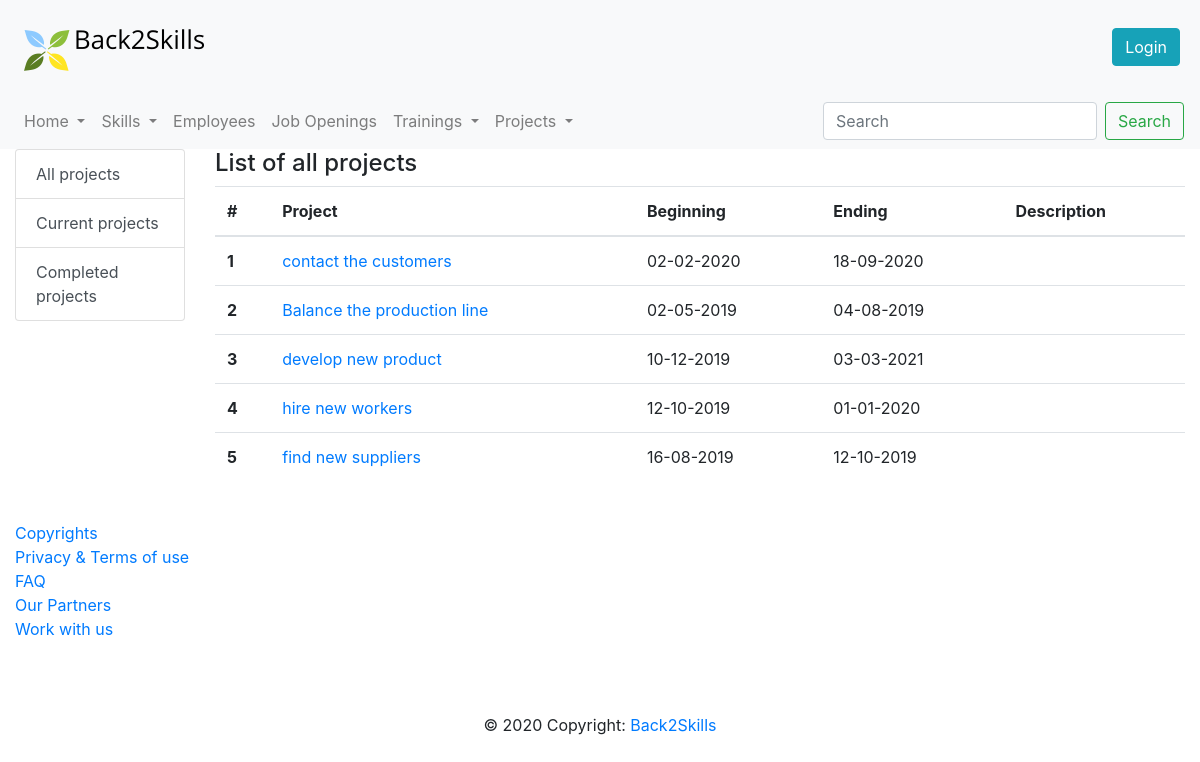
Page /projects/all on the earlier database version.
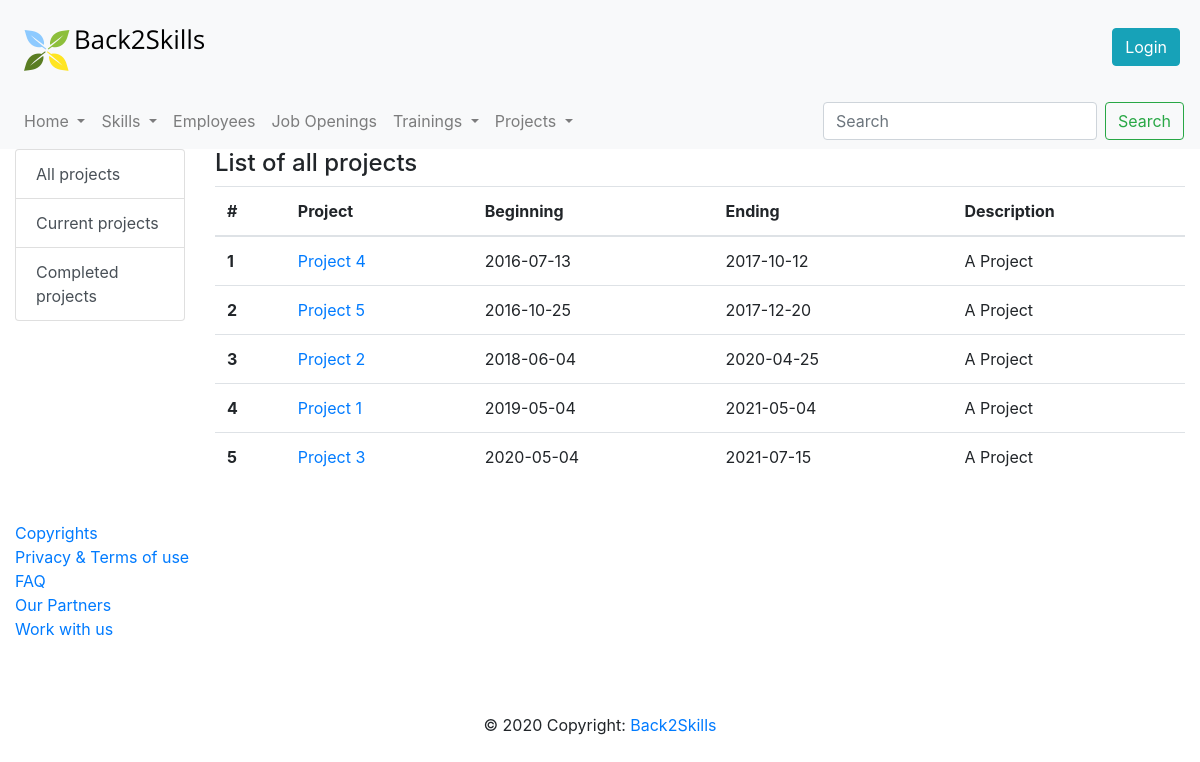
Same page on the later database version.
### database.py (models this page shows)
class Project(db.Model):
    __tablename__ = 'project'
    id = db.Column(db.Integer, primary_key=True)
    name = db.Column(db.String)
    description = db.Column(db.String)
    starting_date = db.Column(db.String)
    ending_date = db.Column(db.String)
    role_in_project = db.relationship("Role_in_project", secondary="project_role")
    supervisor = db.Column(db.Integer, db.ForeignKey('employee.id'))

### app.py (the view)
@app.route('/projects/<period>')
def projects(period):
    if period == "past":
        projects_list = get_past_projects()
    elif period == "current":
        projects_list = get_current_projects()
    else:
        projects_list = get_projects()
    projects_list.sort(key=lambda x: x.starting_date)
    return render_template('projects.html', projects=projects_list, period=period)

### database.py (called while the page is built)
def get_projects():
    projects=Project.query.all()
    projects.sort(key=lambda x: x.name)
    return projects

### templates/projects.html (shortened to what this page needs)
{% extends "layout.html" %}
 {% block pageContent %}
        <div class="row">
        <div class="col-md-2">
          <div class="content-section">
              <div class="list-group">
                  <a href="/projects/all" class="list-group-item list-group-item-action">All projects</a>
                  <a href="/projects/current" class="list-group-item list-group-item-action">Current projects</a>
                  <a href="/projects/past" class="list-group-item list-group-item-action">Completed projects</a>
              </div>
          </div>
        </div>
          <div class="col-md-10">
              {% block sectionContent %}
                  <h4>List of {{ period }} projects</h4>
                  <div class="table-responsive">
                      <table class="table table-hover">
                          <thead>
                            <tr>
                              <th scope="col">#</th>
                              <th scope="col">Project</th>
                              <th scope="col">Beginning</th>
                              <th scope="col">Ending</th>
                              <th scope="col">Description</th>
                            </tr>
                          </thead>
                          <tbody>
                            {% for project in projects %}
                                <tr>
                                  <th scope="row">{{loop.index}}</th>
                                  <td><a href="/project/{{ project.id }}"> {{ project.name }} </a></td>
                                  <td>{{ project.starting_date }}</td>
                                  <td>{{ project.ending_date }}</td>
                                  <td>{{ project.description }}</td>
                                </tr>
                            {% endfor %}
                          </tbody>
                      </table>
                  </div>
              {% endblock %}
          </div>
      </div>
 {% endblock %}

### templates/layout.html (shortened to what this page needs)
<!DOCTYPE html>
<html lang="en">
<head>
    <link rel="stylesheet" href="{{ url_for('static',filename='css/bootstrap.css') }}" >
    <link rel="stylesheet" href="{{ url_for('static',filename='css/bootstrap-override.css') }}" >
</head>
<body>
    <header>
        <nav class="navbar navbar-expand-lg navbar-light bg-light" id="loginNavbar">
            <a class="navbar-brand" href="/home"><img src="/static/images/Logosmall.png" alt=""></a>
                {% if session.get('id') %}
                    <button class="btn btn-danger ml-auto">Logout</button>
                    <a href="/user" class="btn btn-info ml-auto mr-1" role="button">My Profile</a>
                {% else %}
                    <a href="/login" class="btn btn-info ml-auto mr-1" role="button">Login</a>
                {% endif %}
        </nav>
        <nav class="navbar navbar-expand-lg navbar-light bg-light" id="menuNavbar">
          <div class="collapse navbar-collapse" id="navbarSupportedContent">
              <ul class="navbar-nav mr-auto">
                  <li class="nav-item dropdown">
                    <a class="nav-link dropdown-toggle" href="#" id="homepageDropdown" role="button" data-toggle="dropdown" aria-haspopup="true" aria-expanded="false">
                      Home
                    </a>
                  </li>
                  <li class="nav-item dropdown">
                    <a class="nav-link dropdown-toggle" href="/skills" id="skillsDropdown" role="button" data-toggle="dropdown" aria-haspopup="true" aria-expanded="false">
                      Skills
                    </a>
                  </li>
                  <li class="nav-item">
                    <a class="nav-link" href="/employees" id="employeesButton" role="button" aria-haspopup="true" aria-expanded="false">
                      Employees
                    </a>
                  </li>
                  <li class="nav-item">
                    <a class="nav-link" href="/jobs" id="jobsButton" role="button" aria-haspopup="true" aria-expanded="false">
                      Job Openings
                    </a>
                  </li>
                  <li class="nav-item dropdown">
                    <a class="nav-link dropdown-toggle" href="#" id="trainingsDropdown" role="button" data-toggle="dropdown" aria-haspopup="true" aria-expanded="false">
                      Trainings
                    </a>
                  </li>
                    <li class="nav-item dropdown">
                        <a class="nav-link dropdown-toggle" href="#" id="projectsDropdown" role="button" data-toggle="dropdown" aria-haspopup="true" aria-expanded="false">
                          Projects
                        </a>
                    </li>
            </ul>
            <form class="form-inline my-2 my-lg-0">
              <input class="form-control mr-sm-2" type="search" placeholder="Search" aria-label="Search">
              <button class="btn btn-outline-success my-2 my-sm-0" type="submit">Search</button>
            </form>
          </div>
        </nav>
    </header>
    <main role="main" id="main-container">
        {% block pageContent %}
        {% endblock %}
    </main>
</body>
<footer class="page-footer font-small blue pt-4">
  <div class="container-fluid text-center text-md-left">
    <div class="row">
      <div class="col-md-3 mb-md-0 mb-3">
        <ul class="list-unstyled">
          <li>
            <a href="#!">Copyrights</a>
          </li>
          <li>
            <a href="#!">Privacy & Terms of use</a>
          </li>
          <li>
            <a href="#!">FAQ</a>
          </li>
          <li>
            <a href="#!">Our Partners</a>
          </li>
          <li>
            <a href="#!">Work with us</a>
          </li>
        </ul>
      </div>
  </div>
  <div class="container">
    <ul class="list-unstyled list-inline text-center">
      <li class="list-inline-item">
      </li>
      <li class="list-inline-item">
      </li>
      <li class="list-inline-item">
      </li>
      <li class="list-inline-item">
      </li>
    </ul>
  </div>
  <div class="footer-copyright text-center py-3">© 2020 Copyright:
    <a href=""> Back2Skills</a>
  </div>
</footer>
</html>

Differences in the rows shown:
removed Project: name "contact the customers", starting_date "02-02-2020", ending_date "18-09-2020"
removed Project: name "develop new product", starting_date "10-12-2019", ending_date "03-03-2021"
removed Project: name "hire new workers", starting_date "12-10-2019", ending_date "01-01-2020"
added Project: name "Project 4", starting_date "2016-07-13", ending_date "2017-10-12", description "A Project"
changed Project: name "find new suppliers" → "Project 5"; starting_date "16-08-2019" → "2016-10-25"; ending_date "12-10-2019" → "2017-12-20"; description (not shown) → "A Project"; moves up the list
added Project: name "Project 2", starting_date "2018-06-04", ending_date "2020-04-25", description "A Project"
changed Project: name "Balance the production line" → "Project 1"; starting_date "02-05-2019" → "2019-05-04"; ending_date "04-08-2019" → "2021-05-04"; description (not shown) → "A Project"
added Project: name "Project 3", starting_date "2020-05-04", ending_date "2021-07-15", description "A Project"
